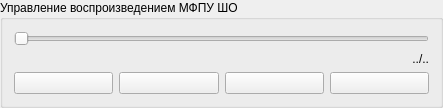
   <widget class="QGroupBox" name="play_mfpu3">
    <property name="geometry">
     <rect>
      <x>910</x>
      <y>620</y>
      <width>443</width>
      <height>100</height>
     </rect>
    </property>
    <property name="sizePolicy">
     <sizepolicy hsizetype="Fixed" vsizetype="Fixed">
      <horstretch>0</horstretch>
      <verstretch>0</verstretch>
     </sizepolicy>
    </property>
    <property name="maximumSize">
     <size>
      <width>443</width>
      <height>100</height>
     </size>
    </property>
    <property name="title">
     <string>Управление воспроизведением МФПУ ШО</string>
    </property>
    <layout class="QGridLayout" name="gridLayout_4">
     <item row="1" column="0" colspan="4">
      <widget class="QLabel" name="progress_3">
       <property name="text">
        <string>../..</string>
       </property>
       <property name="alignment">
        <set>Qt::AlignRight|Qt::AlignTrailing|Qt::AlignVCenter</set>
       </property>
      </widget>
     </item>
     <item row="2" column="0">
      <widget class="MyButton" name="back_3">
       <property name="text">
        <string/>
       </property>
      </widget>
     </item>
     <item row="0" column="0" colspan="4">
      <widget class="QSlider" name="step_mfpu3">
       <property name="orientation">
        <enum>Qt::Horizontal</enum>
       </property>
      </widget>
     </item>
     <item row="2" column="3">
      <widget class="MyButton" name="next_3">
       <property name="text">
        <string/>
       </property>
      </widget>
     </item>
     <item row="2" column="1">
      <widget class="MyButton" name="mfpu3_play">
       <property name="text">
        <string/>
       </property>
      </widget>
     </item>
     <item row="2" column="2">
      <widget class="MyButton" name="mfpu3_pause">
       <property name="text">
        <string/>
       </property>
      </widget>
     </item>
    </layout>
   </widget>
